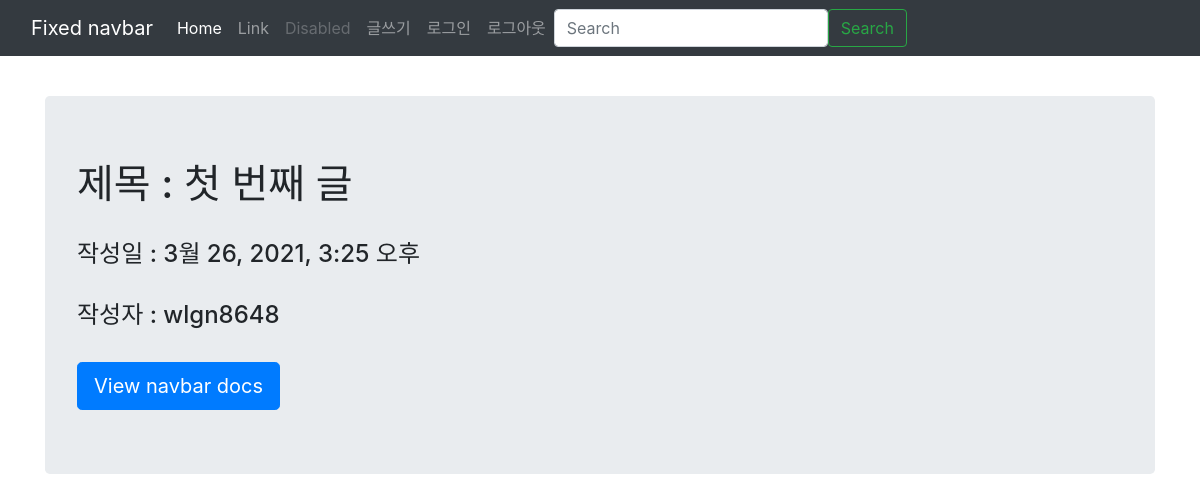
Before: /blogMain/ with the older database file.
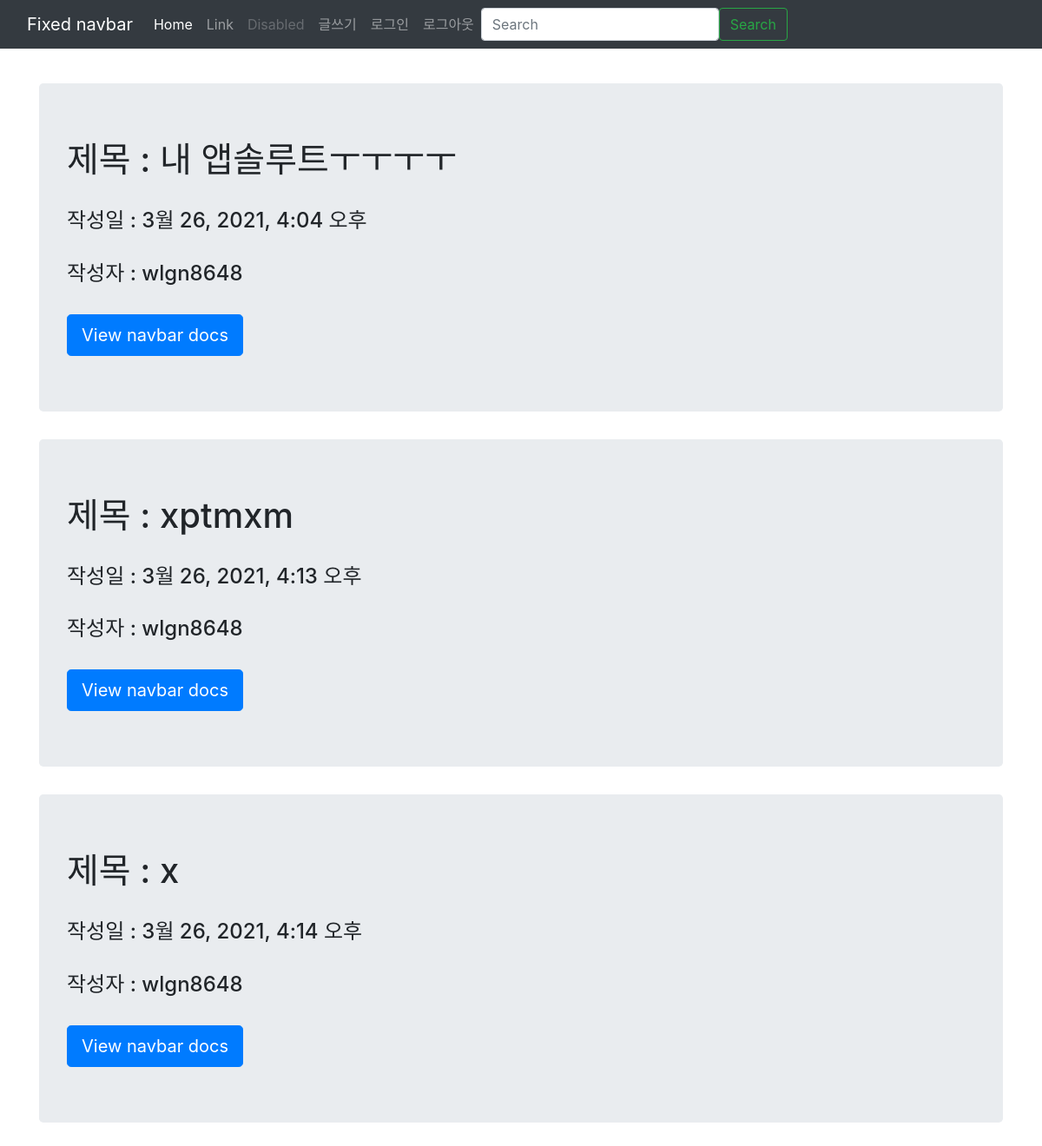
After: the same page with the newer database file.
### blogapp/models.py (models this page shows)
class Blog(models.Model):
    title = models.CharField(max_length=100)
    pub_date = models.DateTimeField(auto_now_add=True)
    author = models.ForeignKey(User, on_delete=models.CASCADE, null=True, default=1)
    body = RichTextUploadingField()

### blogapp/views.py (the view)
# urls.py: path('blogMain/', blogapp.views.blogMain, name = 'blogMain'),
def blogMain(request):
    blogs = Blog.objects.all()
    return render(request, 'blogMain.html', {'blogs' : blogs})

### blogapp/templates/blogMain.html
{% extends 'base.html' %}
{% block content %}
<br>
{% for blog in blogs %}
  <main role = "main" class="container">
    <div class="jumbotron">
                <h1>제목 : {{ blog.title }}</h1>
                <br>
                <h4>작성일 : {{ blog.pub_date }}</h4>
                <br>
                <h4>작성자 : {{ blog.author }}</h4>
                <br>
                <a class="btn btn-lg btn-primary"
                   href="{% url 'detail' blog.id %}"
                   role="button">View navbar docs</a>
            </div>
  </main>
{% endfor %}
{% endblock %}

Changed rows visible on the page:
changed Blog: title "첫 번째 글" → "내 앱솔루트ㅜㅜㅜㅜ"; pub_date "3월 26, 2021, 3:25 오후" → "3월 26, 2021, 4:04 오후"
added Blog: title "xptmxm", pub_date "3월 26, 2021, 4:13 오후", author "wlgn8648"
added Blog: title "x", pub_date "3월 26, 2021, 4:14 오후", author "wlgn8648"
